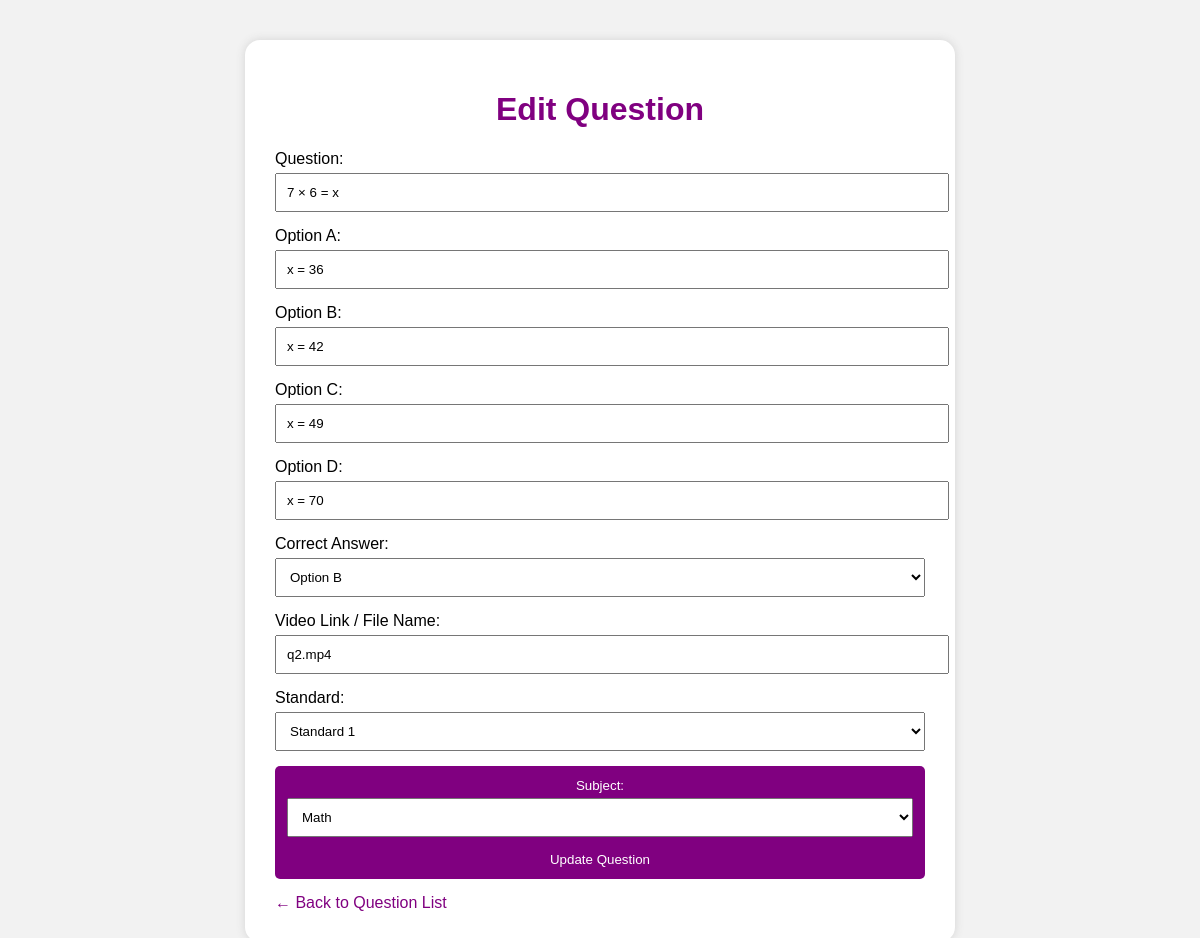
The app's page /edit_question.php?id=6 with its own data.
### tables this page shows
CREATE TABLE `worksheet_questions` (
  `question_id` int(11) NOT NULL,
  `question_text` varchar(255) DEFAULT NULL,
  `option_a` varchar(100) DEFAULT NULL,
  `option_b` varchar(100) DEFAULT NULL,
  `option_c` varchar(100) DEFAULT NULL,
  `option_d` varchar(100) DEFAULT NULL,
  `correct_answer` char(1) DEFAULT NULL,
  `video_link` varchar(255) DEFAULT NULL,
  `standard` varchar(50) DEFAULT NULL,
  `subject` varchar(50) DEFAULT NULL,
  `explanation` text DEFAULT NULL,
  `created_at` timestamp NOT NULL DEFAULT current_timestamp()
);

### edit_question.php (the view, shortened to what this page needs)
<?php
include "db.php";
$id = $_GET['id'];
$sql =
"SELECT *
FROM worksheet_questions
WHERE question_id='$id'";
$result =
$conn->query($sql);
$row =
$result->fetch_assoc();
?>
<!DOCTYPE html>
<html>
<head>
</head>
<body>
<div class="container">
<h1>Edit Question</h1>
<form method="POST">
Question:
<input
type="text"
name="question"
value="<?php echo $row['question_text']; ?>"
required>
Option A:
<input
type="text"
name="option_a"
value="<?php echo $row['option_a']; ?>"
required>
Option B:
<input
type="text"
name="option_b"
value="<?php echo $row['option_b']; ?>"
required>
Option C:
<input
type="text"
name="option_c"
value="<?php echo $row['option_c']; ?>"
required>
Option D:
<input
type="text"
name="option_d"
value="<?php echo $row['option_d']; ?>"
required>
Correct Answer:
<select name="correct_answer">
<option value="B" <?php if($row['correct_answer']=="B") echo "selected"; ?>>
Option B
</option>
</select>
Video Link / File Name:
<input
type="text"
name="video_link"
value="<?php echo $row['video_link']; ?>">
Standard:
<select name="standard">
<option <?php if($row['standard']=="Standard 1") echo "selected"; ?>>
Standard 1
</option>
</select>
<button
type="submit"
name="update">
Subject:
<select name="subject">
    <option value="Math">Math</option>
</select>
Update Question
</button>
</form>
<a
href="question_list.php"
class="backBtn">
← Back to Question List
</a>
</div>
</body>
</html>

### edit_question.php (style rules this page uses)
body { font-family: Arial; background-color: #f2f2f2; }
.container { width: 650px; margin: auto; margin-top: 40px; background: white; padding: 30px; border-radius: 15px; box-shadow: 0px 0px 10px lightgray; }
h1 { color: purple; text-align: center; }
input, select { width: 100%; padding: 10px; margin-top: 5px; margin-bottom: 15px; }
button { width: 100%; padding: 12px; background: purple; color: white; border: none; border-radius: 5px; }
.backBtn { display: inline-block; margin-top: 15px; text-decoration: none; color: purple; }

### records on screen
worksheet_questions: question "7 × 6 = x", option_a "x = 36", option_b "x = 42", option_c "x = 49", option_d "x = 70", correct_answer "Option B", video_link "q2.mp4", standard "Standard 1"
